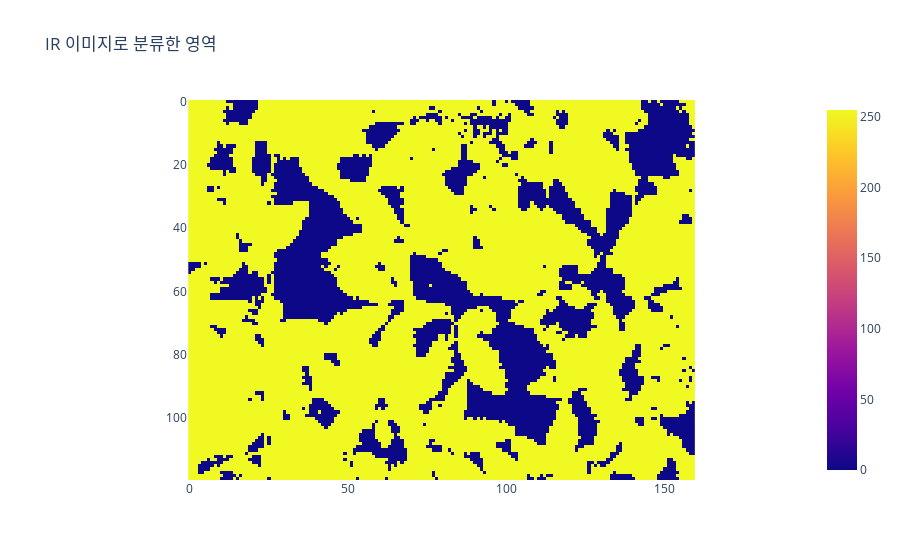

Notebook source saved alongside this figure:
### Markdown cell above
# IR 이미지를 클러스터링

### Code cell
from sklearn.metrics import confusion_matrix
ir_breaks = jenkspy.jenks_breaks(ir_image.ravel(), nb_class=2)

ir_region = np.zeros(shape=ir_image.shape[:2], dtype=np.uint8)
for row, col in np.ndindex(ir_image.shape):
    ir_region[row, col] = 0xFF if ir_breaks[1] < ir_image[row, col] else 0

fig = px.imshow(ir_region, title='IR 이미지로 분류한 영역')
fig.show()

tn, fp, fn, tp = confusion_matrix(
    exg_region.ravel(), ir_region.ravel()).ravel()
print('TP:', tp)
print('FP:', fp)
print('FN:', fn)
print('TP:', tp)

print('정확도: ', (tp + tn) / (tp + tn + fp + fn))

### Figure 1 — Plotly figure (JSON) as saved in the notebook; plotly's stock layout.template omitted (floating-point values rounded to 4 significant figures; data arrays with more than 128 entries replaced by an {"elided": "..."} marker saying what was removed)
{"data": [{"coloraxis": "coloraxis", "hovertemplate": "x: %{x}<br>y: %{y}<br>color: %{z}<extra></extra>", "name": "0", "type": "heatmap", "xaxis": "x", "yaxis": "y", "z": {"elided": "120x160 int values"}}], "layout": {"coloraxis": {"colorscale": [[0, "#0d0887"], [0.1111, "#46039f"], [0.2222, "#7201a8"], [0.3333, "#9c179e"], [0.4444, "#bd3786"], [0.5556, "#d8576b"], [0.6667, "#ed7953"], [0.7778, "#fb9f3a"], [0.8889, "#fdca26"], [1, "#f0f921"]]}, "title": {"text": "IR 이미지로 분류한 영역"}, "xaxis": {"anchor": "y", "constrain": "domain", "domain": [0, 1], "scaleanchor": "y"}, "yaxis": {"anchor": "x", "autorange": "reversed", "constrain": "domain", "domain": [0, 1]}}}
